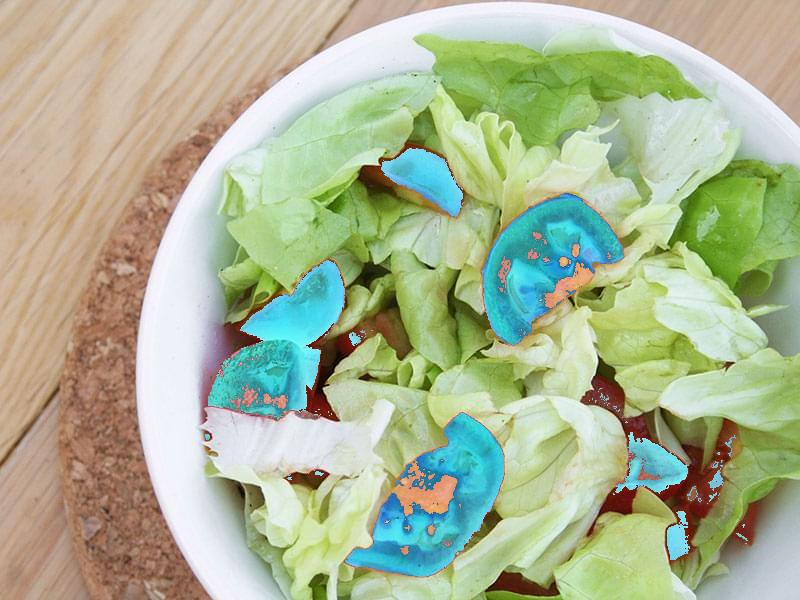

The script that drew this image:
import numpy as np
import matplotlib.image as mpimg
import matplotlib.pyplot as plt

img = mpimg.imread('/home/.ssh/Starter-Project/Vision/Project1/salad.jpg')
salad = np.copy(img) # 190, 155, 140 -- 75, 70, 70
reds = ((salad[:, :, 0] >= 190) & (salad[:, :, 1] <= 150) & (salad[:, :, 2] <= 140) | ((salad[:, :, 0] >= 75) & (salad[:, :, 1] <= 70) & (salad[:, :, 2] <= 70)))
salad[reds, 2] = salad[reds, 0]
salad[reds, 0] = 0

# get rid of most of the stray blue pixels
edge = img.shape[1] // 4
salad[:, :edge] = img[:, :edge]

plt.imshow(salad)
plt.show()
